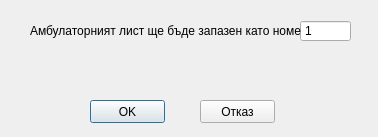
<?xml version="1.0" encoding="UTF-8"?>
<ui version="4.0">
 <class>SaveAsDialog</class>
 <widget class="QDialog" name="SaveAsDialog">
  <property name="geometry">
   <rect>
    <x>0</x>
    <y>0</y>
    <width>378</width>
    <height>137</height>
   </rect>
  </property>
  <property name="windowTitle">
   <string>SaveAsDialog</string>
  </property>
  <widget class="SpinBox" name="ambNumSpin">
   <property name="geometry">
    <rect>
     <x>300</x>
     <y>20</y>
     <width>51</width>
     <height>22</height>
    </rect>
   </property>
   <property name="alignment">
    <set>Qt::AlignLeading|Qt::AlignLeft|Qt::AlignVCenter</set>
   </property>
   <property name="buttonSymbols">
    <enum>QAbstractSpinBox::NoButtons</enum>
   </property>
   <property name="minimum">
    <number>1</number>
   </property>
   <property name="maximum">
    <number>1000</number>
   </property>
  </widget>
  <widget class="QPushButton" name="okButton">
   <property name="geometry">
    <rect>
     <x>90</x>
     <y>100</y>
     <width>75</width>
     <height>23</height>
    </rect>
   </property>
   <property name="text">
    <string>OK</string>
   </property>
  </widget>
  <widget class="QLabel" name="label">
   <property name="geometry">
    <rect>
     <x>30</x>
     <y>20</y>
     <width>271</width>
     <height>21</height>
    </rect>
   </property>
   <property name="text">
    <string>Амбулаторният лист ще бъде запазен като номер:</string>
   </property>
  </widget>
  <widget class="QLabel" name="existLabel">
   <property name="geometry">
    <rect>
     <x>50</x>
     <y>50</y>
     <width>281</width>
     <height>21</height>
    </rect>
   </property>
   <property name="text">
    <string/>
   </property>
  </widget>
  <widget class="QPushButton" name="cancelButton">
   <property name="geometry">
    <rect>
     <x>200</x>
     <y>100</y>
     <width>75</width>
     <height>23</height>
    </rect>
   </property>
   <property name="text">
    <string>Отказ</string>
   </property>
  </widget>
 </widget>
 <layoutdefault spacing="6" margin="11"/>
 <customwidgets>
  <customwidget>
   <class>SpinBox</class>
   <extends>QSpinBox</extends>
   <header>spinbox.h</header>
  </customwidget>
 </customwidgets>
 <resources/>
 <connections/>
</ui>
